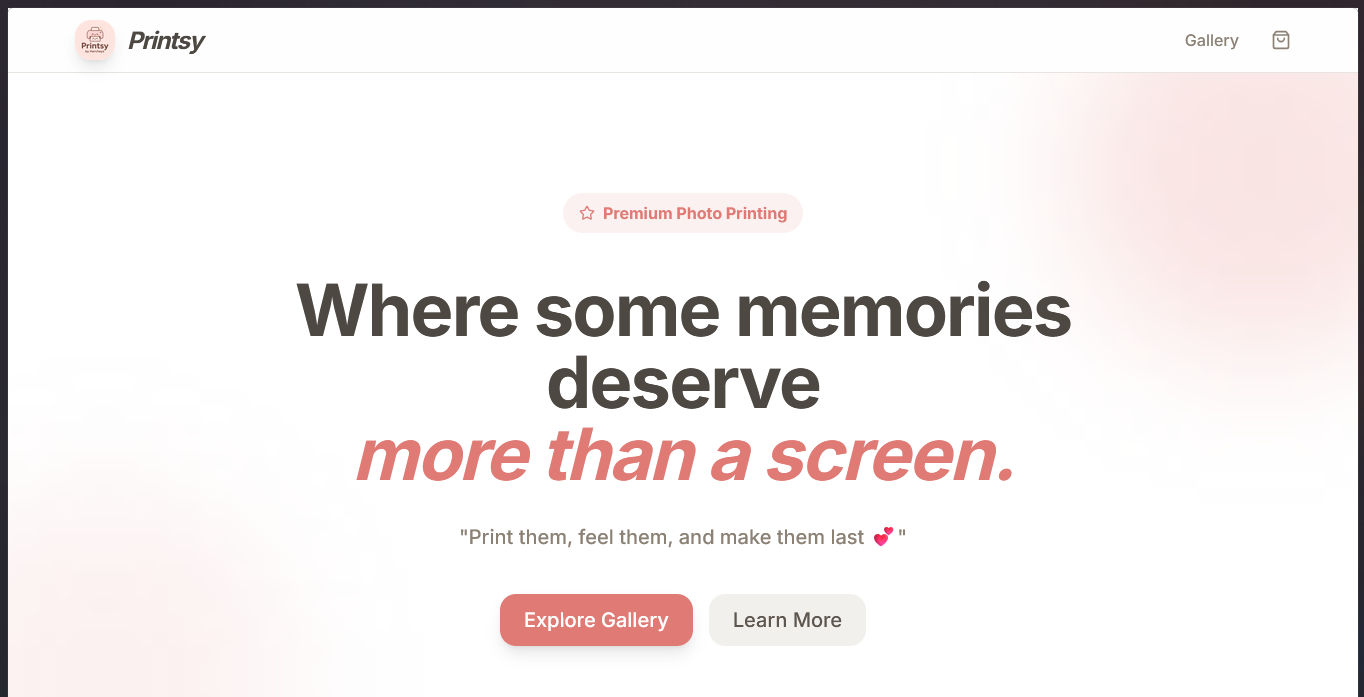
#> input picture assets/image.png, 1364 x 697 px
$ python -i ai_enhancement.py   (imports and definitions only)
#> lines starting #> are read from the running program, lines starting #| are printed output that depends on the picture
"""
AI Image Enhancement Service for Printsy
Uses PIL (Pillow) for processing and optional ML APIs for advanced features
"""
import io
import base64
import logging
from enum import Enum
from PIL import Image, ImageEnhance, ImageFilter
import os

logger = logging.getLogger(__name__)


class EnhancementType(str, Enum):
    """Available image enhancement types"""
    SHARPNESS = 'sharpness'
    CONTRAST = 'contrast'
    BRIGHTNESS = 'brightness'
    SATURATION = 'saturation'
    AUTO = 'auto'  # Applies optimal enhancement
    DENOISE = 'denoise'  # Reduce noise
    UPSCALE = 'upscale'  # Increase resolution


class ImageEnhancementService:
    """Service for AI-powered image enhancement"""

    MAX_IMAGE_SIZE = 10 * 1024 * 1024  # 10MB
    SUPPORTED_FORMATS = {'PNG', 'JPEG', 'JPG', 'WEBP'}

    # [16 lines left out: function validate_image, not called in this run]

    @staticmethod
    def enhance_sharpness(image: Image.Image, factor: float = 1.5) -> Image.Image:
        """Enhance image sharpness"""
        try:
            enhancer = ImageEnhance.Sharpness(image)
            return enhancer.enhance(factor)
        except Exception as e:
            logger.error(f"Error enhancing sharpness: {e}")
            return image

    # [152 lines left out: functions enhance_contrast, enhance_brightness, enhance_saturation, denoise_image, auto_enhance, enhance and 1 more, not called in this run]


# Singleton instance
enhancement_service = ImageEnhancementService()

>>> import cv2
>>> picture = cv2.imread('../../assets/image.png', cv2.IMREAD_GRAYSCALE)
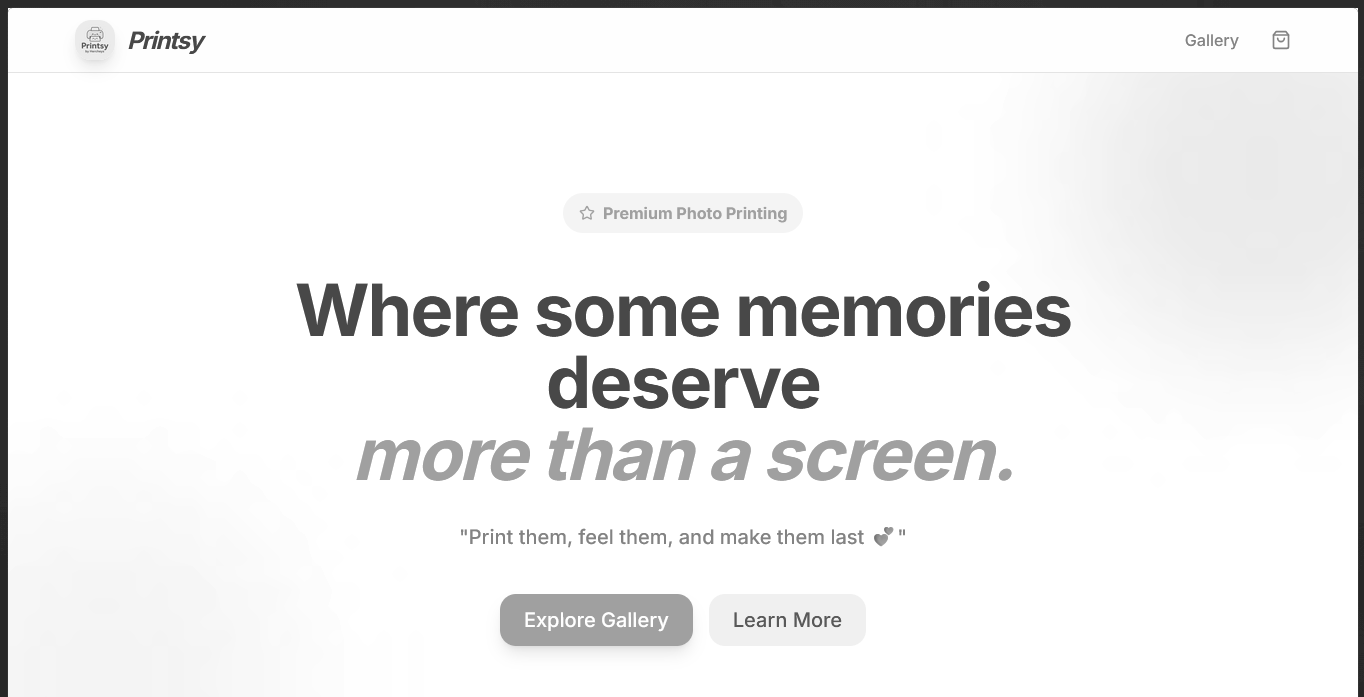
#> picture: shape (697, 1364); min 39, max 255, mean 240.6
>>> result = ImageEnhancementService().enhance_sharpness(picture)
